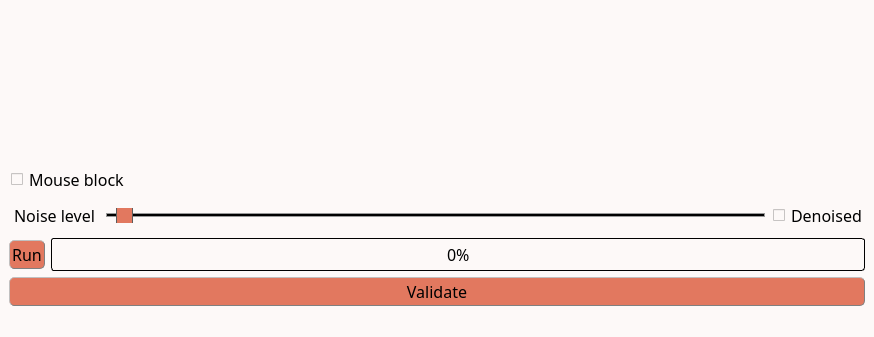
<?xml version="1.0" encoding="UTF-8"?>
<ui version="4.0">
 <class>MainWindow</class>
 <widget class="QMainWindow" name="MainWindow">
  <property name="geometry">
   <rect>
    <x>0</x>
    <y>0</y>
    <width>873</width>
    <height>337</height>
   </rect>
  </property>
  <property name="windowTitle">
   <string>TV denoising</string>
  </property>
  <property name="styleSheet">
   <string notr="true">/* Couleur du fond, label, combobox, progressbar vide et spin box */
QWidget, QLabel, QComboBox, QProgressBar, QSpinBox {background-color: rgb(253, 249, 248)}

/* Couleur quand inactif */
QPushButton:disabled, QComboBox:disabled, QSpinBox:disabled {background-color: rgba(243, 98, 64,150)}

/* Couleur des boutons et des selecteurs */
QPushButton, QComboBox::drop-down:button, QComboBox::down-arrow, QComboBox::down-arrow:disabled, QSpinBox::drop-down:button, QSpinBox::down-arrow, QSpinBox::down-arrow:disabled, QSpinBox::drop-up:button, QSpinBox::up-arrow, QSpinBox::up-arrow:disabled, QSlider::handle:horizontal {background-color: rgb(226, 120, 95)}

/* Couleur des bordures de même couleur que les boutons */
QComboBox::drop-down:button, QSpinBox::drop-down:button, QSpinBox::drop-up:button {border-color: rgb(193, 167, 181)}

/* Couleur des textes */
QLabel, QPushButton, QPushButton:hover, QCheckBox, QComboBox, Line, QTextEdit, QSpinBox {color: rgb(0, 0, 0)}

/* style des bordures 1 */
QLabel, QPushButton, QPushButton:hover, QComboBox, QSpinBox  {
	border-style : outset;
	min-width : 5em;
}

/* style des bordures 2 */
QPushButton, QPushButton:hover, QComboBox, QSpinBox  {
	border-radius: 5px;
	border-width: 1px;
	border-color: gray;
}

/* Font 1 */
QPushButton, QPushButton:hover, QCheckBox, QProgressBar {font: 12pt &quot;Noto Sans Cond&quot;}

/* Font 2 */
QComboBox, QTextEdit, QSpinBox {font: 10pt &quot;Noto Sans Cond&quot;}

/* Padding 1 */
QLabel, QComboBox, QComboBox::down-arrow, QSpinBox, QSpinBox::down-arrow, QSpinBox::up-arrow {padding : 1px;}

/* Padding 2 */
QPushButton, QPushButton:hover, QCheckBox {padding : 2px;}

/* Gestion taille des QCheckBoxes */
QCheckBox::indicator:unchecked, QCheckBox::indicator:unchecked:hover, QCheckBox::indicator:checked, QCheckBox::indicator:checked:hover  {
	width :12px;
	height : 12px;
}

QLabel {
	Border-radius : 5px;
	border-width : 0px;
	border-color : black;
	font : 14pt &quot;Noto Sans Cond&quot;;
}

QPushButton:hover {background-color: rgb(243, 98, 64);}

QCheckBox::indicator:unchecked {image: url(icons/uncheck_icon.png);}

QCheckBox::indicator:unchecked:hover {image: url(icons/uncheck_hover_icon.png);}

QCheckBox::indicator:checked {image: url(icons/Check_icon.png);}

QCheckBox::indicator:checked:hover {image: url(icons/Check_hover_icon.png);}

QComboBox::drop-down:button{
	border-radius: 4px;
	border-width: 1px;
	width: 30px;
}

QComboBox::down-arrow {
	 image : url(icons/Arrow_down.png); 
    width: 12px;
    height: 12px;
}

Line{
	format: plain;
	midLine-Width : 1px;
}

QFrame[height=&quot;3&quot;], QFrame[width=&quot;3&quot;] {background-color: #3A3939;}

QTextEdit{
	background-color: rgb(255, 255, 255);
	border-style: solid;
	border-radius: 5px;
	border-width: 1px;
	border-color: black;
}

QLineEdit {font : 12pt &quot;Noto Sans Cond&quot;;}

/* Gestion taille des QLineEdit */
QLineEdit::indicator:unchecked, QLineEdit::indicator:unchecked:hover, QLineEdit::indicator:checked, QLineEdit::indicator:checked:hover  {
	border-color: black;
}

QHBoxLayout {background-color: rgb(0, 240, 240, 50);}

QProgressBar {
	text-align: center;
	border: 1px solid black;
	border-radius: 3px;
 }

 QProgressBar::chunk {
	background-color: rgb(243, 98, 64);
	width: 15px;
	margin : 0.5px;
 }

QSpinBox::drop-down:button, QSpinBox::drop-up:button {
	border-radius: 2px;
	border-width: 1px;
	width: 36px;
}

QSpinBox::down-arrow {
	image : url(icons/Arrow_down.png);
    width: 24px;
    height: 22px;
}

QSpinBox::up-arrow {
	image : url(icons/Arrow_up.png);
    width: 24px;
    height: 22px;
}

QSlider::groove:horizontal {
    border: 1px solid #999999;
    height: 2px; /* the groove expands to the size of the slider by default. by giving it a height, it has a fixed size */
    background-color: rgb(0, 0, 0);
    margin: 1px 0;
}

QSlider::handle:horizontal {
    border: 1px solid #5c5c5c;
    width: 15px;
    height: 30px;
    margin: -10px 0; /* handle is placed by default on the contents rect of the groove. Expand outside the groove */
    border-radius: 3px;
}</string>
  </property>
  <widget class="QWidget" name="centralwidget">
   <property name="styleSheet">
    <string notr="true"/>
   </property>
   <layout class="QHBoxLayout" name="horizontalLayout_5">
    <item>
     <layout class="QVBoxLayout" name="verticalLayout_2">
      <item>
       <layout class="QHBoxLayout" name="horizontalLayout_2">
        <item>
         <widget class="ImageView" name="expSeries" native="true">
          <property name="sizePolicy">
           <sizepolicy hsizetype="MinimumExpanding" vsizetype="MinimumExpanding">
            <horstretch>0</horstretch>
            <verstretch>0</verstretch>
           </sizepolicy>
          </property>
          <property name="minimumSize">
           <size>
            <width>250</width>
            <height>0</height>
           </size>
          </property>
         </widget>
        </item>
        <item>
         <widget class="PlotWidget" name="profiles" native="true">
          <property name="sizePolicy">
           <sizepolicy hsizetype="MinimumExpanding" vsizetype="MinimumExpanding">
            <horstretch>0</horstretch>
            <verstretch>0</verstretch>
           </sizepolicy>
          </property>
          <property name="minimumSize">
           <size>
            <width>600</width>
            <height>150</height>
           </size>
          </property>
         </widget>
        </item>
       </layout>
      </item>
      <item>
       <layout class="QVBoxLayout" name="verticalLayout">
        <item>
         <layout class="QHBoxLayout" name="horizontalLayout">
          <item>
           <widget class="QCheckBox" name="mouseLock">
            <property name="font">
             <font>
              <family>Noto Sans Cond</family>
              <pointsize>12</pointsize>
              <weight>50</weight>
              <italic>false</italic>
              <bold>false</bold>
             </font>
            </property>
            <property name="styleSheet">
             <string notr="true"/>
            </property>
            <property name="text">
             <string>Mouse block</string>
            </property>
           </widget>
          </item>
         </layout>
        </item>
        <item>
         <layout class="QHBoxLayout" name="horizontalLayout_4">
          <item>
           <widget class="QLabel" name="label_noise">
            <property name="font">
             <font>
              <family>Noto Sans Cond</family>
              <pointsize>12</pointsize>
              <weight>50</weight>
              <italic>false</italic>
              <bold>false</bold>
             </font>
            </property>
            <property name="styleSheet">
             <string notr="true">QLabel {
color: rgb(0, 0, 0);
background-color:	rgb(253, 249, 248);
border-style : outset;
Border-radius : 5px;
border-width : 0px;
border-color : black;
min-width : 5em;
padding : 5px;
font : 12pt &quot;Noto Sans Cond&quot;;
}</string>
            </property>
            <property name="text">
             <string>Noise level</string>
            </property>
            <property name="alignment">
             <set>Qt::AlignCenter</set>
            </property>
           </widget>
          </item>
          <item>
           <widget class="QSlider" name="slider_noise">
            <property name="minimumSize">
             <size>
              <width>0</width>
              <height>15</height>
             </size>
            </property>
            <property name="sizeIncrement">
             <size>
              <width>0</width>
              <height>3</height>
             </size>
            </property>
            <property name="minimum">
             <number>1</number>
            </property>
            <property name="maximum">
             <number>300</number>
            </property>
            <property name="pageStep">
             <number>2</number>
            </property>
            <property name="value">
             <number>5</number>
            </property>
            <property name="orientation">
             <enum>Qt::Horizontal</enum>
            </property>
           </widget>
          </item>
          <item>
           <widget class="QCheckBox" name="denoised">
            <property name="font">
             <font>
              <family>Noto Sans Cond</family>
              <pointsize>12</pointsize>
              <weight>50</weight>
              <italic>false</italic>
              <bold>false</bold>
             </font>
            </property>
            <property name="styleSheet">
             <string notr="true"/>
            </property>
            <property name="text">
             <string>Denoised</string>
            </property>
           </widget>
          </item>
         </layout>
        </item>
        <item>
         <layout class="QHBoxLayout" name="horizontalLayout_3">
          <item>
           <widget class="QPushButton" name="preview">
            <property name="font">
             <font>
              <family>Noto Sans Cond</family>
              <pointsize>12</pointsize>
              <weight>50</weight>
              <italic>false</italic>
              <bold>false</bold>
             </font>
            </property>
            <property name="toolTip">
             <string>&lt;html&gt;&lt;head/&gt;&lt;body&gt;&lt;p&gt;&lt;span style=&quot; font-size:11pt;&quot;&gt;Run the computation&lt;/span&gt;&lt;/p&gt;&lt;/body&gt;&lt;/html&gt;</string>
            </property>
            <property name="styleSheet">
             <string notr="true"/>
            </property>
            <property name="text">
             <string>Run</string>
            </property>
            <property name="icon">
             <iconset>
              <normaloff>icons/run_icon.png</normaloff>icons/run_icon.png</iconset>
            </property>
           </widget>
          </item>
          <item>
           <widget class="QProgressBar" name="progressBar">
            <property name="font">
             <font>
              <family>Noto Sans Cond</family>
              <pointsize>12</pointsize>
              <weight>50</weight>
              <italic>false</italic>
              <bold>false</bold>
             </font>
            </property>
            <property name="styleSheet">
             <string notr="true"/>
            </property>
            <property name="value">
             <number>0</number>
            </property>
           </widget>
          </item>
         </layout>
        </item>
        <item>
         <widget class="QPushButton" name="Validate_button">
          <property name="minimumSize">
           <size>
            <width>96</width>
            <height>0</height>
           </size>
          </property>
          <property name="font">
           <font>
            <family>Noto Sans Cond</family>
            <pointsize>12</pointsize>
            <weight>50</weight>
            <italic>false</italic>
            <bold>false</bold>
           </font>
          </property>
          <property name="toolTip">
           <string>&lt;html&gt;&lt;head/&gt;&lt;body&gt;&lt;p&gt;&lt;span style=&quot; font-size:11pt;&quot;&gt;Export data to the main GUI&lt;/span&gt;&lt;/p&gt;&lt;/body&gt;&lt;/html&gt;</string>
          </property>
          <property name="styleSheet">
           <string notr="true"/>
          </property>
          <property name="text">
           <string>Validate</string>
          </property>
          <property name="icon">
           <iconset>
            <normaloff>icons/Export.png</normaloff>icons/Export.png</iconset>
          </property>
         </widget>
        </item>
       </layout>
      </item>
     </layout>
    </item>
   </layout>
  </widget>
  <widget class="QMenuBar" name="menubar">
   <property name="geometry">
    <rect>
     <x>0</x>
     <y>0</y>
     <width>873</width>
     <height>20</height>
    </rect>
   </property>
  </widget>
  <widget class="QStatusBar" name="statusbar"/>
 </widget>
 <customwidgets>
  <customwidget>
   <class>ImageView</class>
   <extends>QWidget</extends>
   <header>pyqtgraph</header>
   <container>1</container>
  </customwidget>
  <customwidget>
   <class>PlotWidget</class>
   <extends>QWidget</extends>
   <header>pyqtgraph</header>
   <container>1</container>
  </customwidget>
 </customwidgets>
 <resources/>
 <connections/>
</ui>
